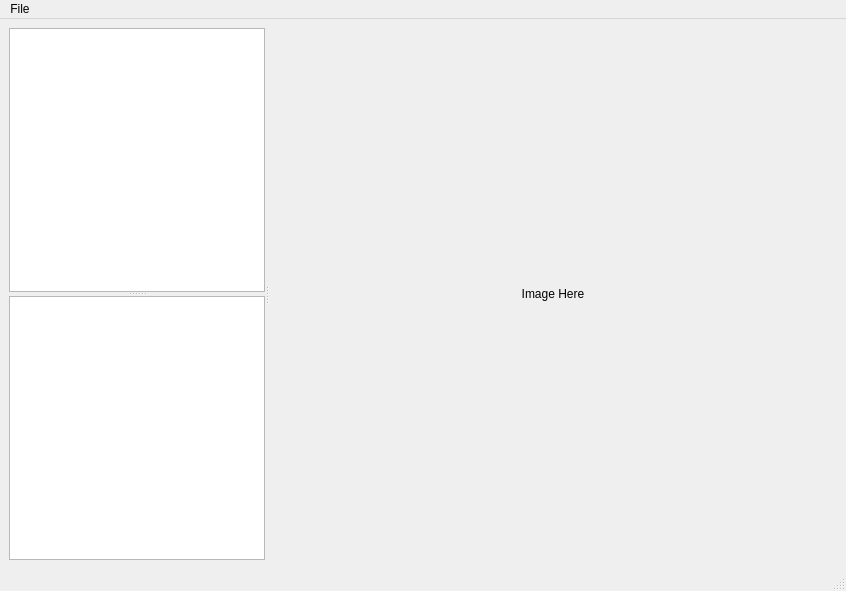
<?xml version="1.0" encoding="UTF-8"?>
<ui version="4.0">
 <class>MainWindow</class>
 <widget class="QMainWindow" name="MainWindow">
  <property name="geometry">
   <rect>
    <x>0</x>
    <y>0</y>
    <width>846</width>
    <height>591</height>
   </rect>
  </property>
  <property name="windowTitle">
   <string>Raw Image Viewer</string>
  </property>
  <widget class="QWidget" name="centralwidget">
   <layout class="QGridLayout" name="gridLayout">
    <item row="0" column="0">
     <widget class="QSplitter" name="splitter_2">
      <property name="sizePolicy">
       <sizepolicy hsizetype="Preferred" vsizetype="Preferred">
        <horstretch>0</horstretch>
        <verstretch>0</verstretch>
       </sizepolicy>
      </property>
      <property name="orientation">
       <enum>Qt::Horizontal</enum>
      </property>
      <widget class="QSplitter" name="splitter">
       <property name="sizePolicy">
        <sizepolicy hsizetype="MinimumExpanding" vsizetype="Expanding">
         <horstretch>0</horstretch>
         <verstretch>0</verstretch>
        </sizepolicy>
       </property>
       <property name="orientation">
        <enum>Qt::Vertical</enum>
       </property>
       <widget class="QTreeView" name="treeView">
        <property name="sizePolicy">
         <sizepolicy hsizetype="Preferred" vsizetype="Expanding">
          <horstretch>0</horstretch>
          <verstretch>0</verstretch>
         </sizepolicy>
        </property>
       </widget>
       <widget class="QListView" name="listView">
        <property name="selectionMode">
         <enum>QAbstractItemView::ExtendedSelection</enum>
        </property>
       </widget>
      </widget>
      <widget class="QLabel" name="imageLabel">
       <property name="sizePolicy">
        <sizepolicy hsizetype="Ignored" vsizetype="Ignored">
         <horstretch>3</horstretch>
         <verstretch>0</verstretch>
        </sizepolicy>
       </property>
       <property name="text">
        <string>Image Here</string>
       </property>
       <property name="alignment">
        <set>Qt::AlignCenter</set>
       </property>
      </widget>
     </widget>
    </item>
   </layout>
  </widget>
  <widget class="QMenuBar" name="menubar">
   <property name="geometry">
    <rect>
     <x>0</x>
     <y>0</y>
     <width>846</width>
     <height>28</height>
    </rect>
   </property>
   <widget class="QMenu" name="menuFile">
    <property name="title">
     <string>File</string>
    </property>
    <addaction name="actionTest"/>
    <addaction name="actionOpen_Folder"/>
   </widget>
   <addaction name="menuFile"/>
  </widget>
  <widget class="QStatusBar" name="statusbar"/>
  <action name="actionTest">
   <property name="text">
    <string>Test</string>
   </property>
  </action>
  <action name="actionOpen_Folder">
   <property name="text">
    <string>Open Folder</string>
   </property>
  </action>
 </widget>
 <resources/>
 <connections/>
</ui>
